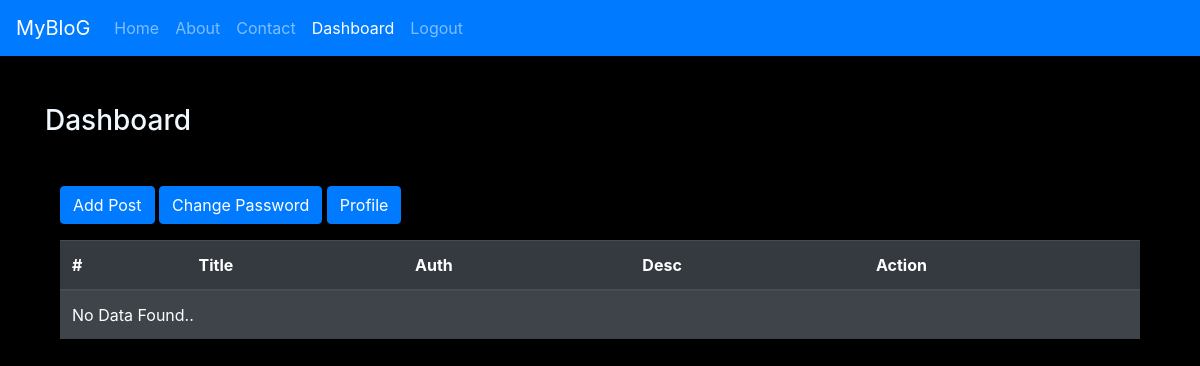
The app's page /Dashboard (signed in), older data.
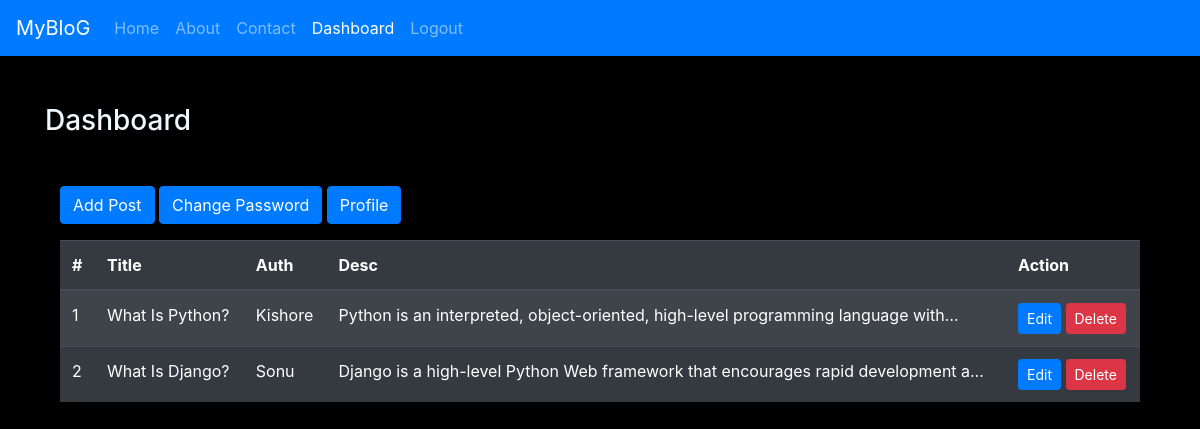
The same page, newer data.
### vlog/models.py (models this page shows)
class Post(models.Model):
    title = models.CharField(max_length=100)
    auth  = models.CharField(max_length=55)
    desc  = models.TextField()

### vlog/views.py (the view)
# urls.py: path('Dashboard',views.Profile,name="profile"),
def Profile(req):
    if req.user.is_authenticated:
        All_post = Post.objects.all()
        return render(req,'vlog/dashboard.htm',{"active":"profile","All_post":All_post})
    else:
        return HttpResponseRedirect('/Signin')

### vlog/templates/vlog/dashboard.htm (shortened to what this page needs)
{% extends 'vlog/base.htm' %}
{% block content %}
<div class="col-sm-12">
    <h3 class="my-5">Dashboard</h3>
     <div class="col-sm-12">
         <a href="{% url 'addpost'%}" class="btn btn-primary mb-3">Add Post</a>
         <a href="{% url 'ChnPwd'%}" class="btn btn-primary mb-3">Change Password</a>
         <a href="{% url 'CProfile'%}" class="btn btn-primary mb-3">Profile</a>
        <table class="table table-striped table-dark">
            <thead>
              <tr>
                <th scope="col">#</th>
                <th scope="col">Title</th>
                <th scope="col">Auth</th>
                <th scope="col">Desc</th>
                <th scope="col">Action</th>
              </tr>
            </thead>
            <tbody>
                {% if All_post %}
                {% for post in All_post %}
              <tr>
                <td scope="row">{{ forloop.counter }}</td>
                <td>{{post.title}}</td>
                <td>{{post.auth}}</td>
                <td>{{post.desc|truncatechars:80}}</td>
                <td>
                    <a class="btn btn-primary btn-sm" href="{% url 'editpost' post.id %}">Edit</a>
                    {% if request.user.is_superuser %}
                    <button class="btn btn-danger btn-sm" onclick="DelteRec('{{post.id}}')">Delete</button>
                    {% endif %}
                </td>
              </tr>
              {% endfor %}
              {% else %}
              <tr>
                  <td colspan="5">No Data Found..</td>
              </tr>
              {% endif %}
            </tbody>
          </table>
     </div>
</div>
{% endblock content %}

Row changes from the older to the newer data that the page shows:
added Post: title "What Is Python?", auth "Kishore", desc "Python is an interpreted, object-oriented, high-level programming language with…"
added Post: title "What Is Django?", auth "Sonu", desc "Django is a high-level Python Web framework that encourages rapid development a…"
Text that changed along with them:
text no longer shown: "No Data Found.."
